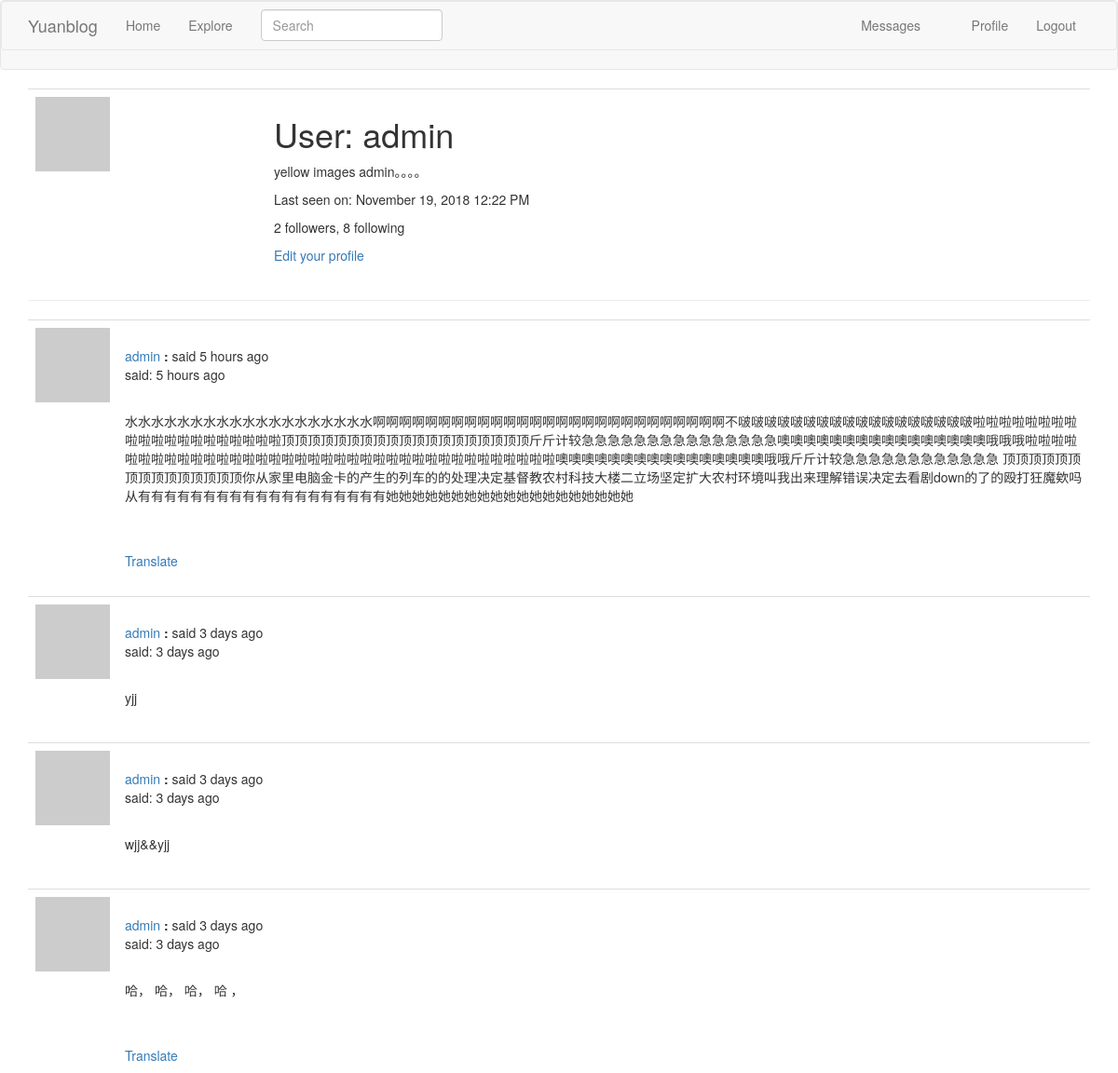
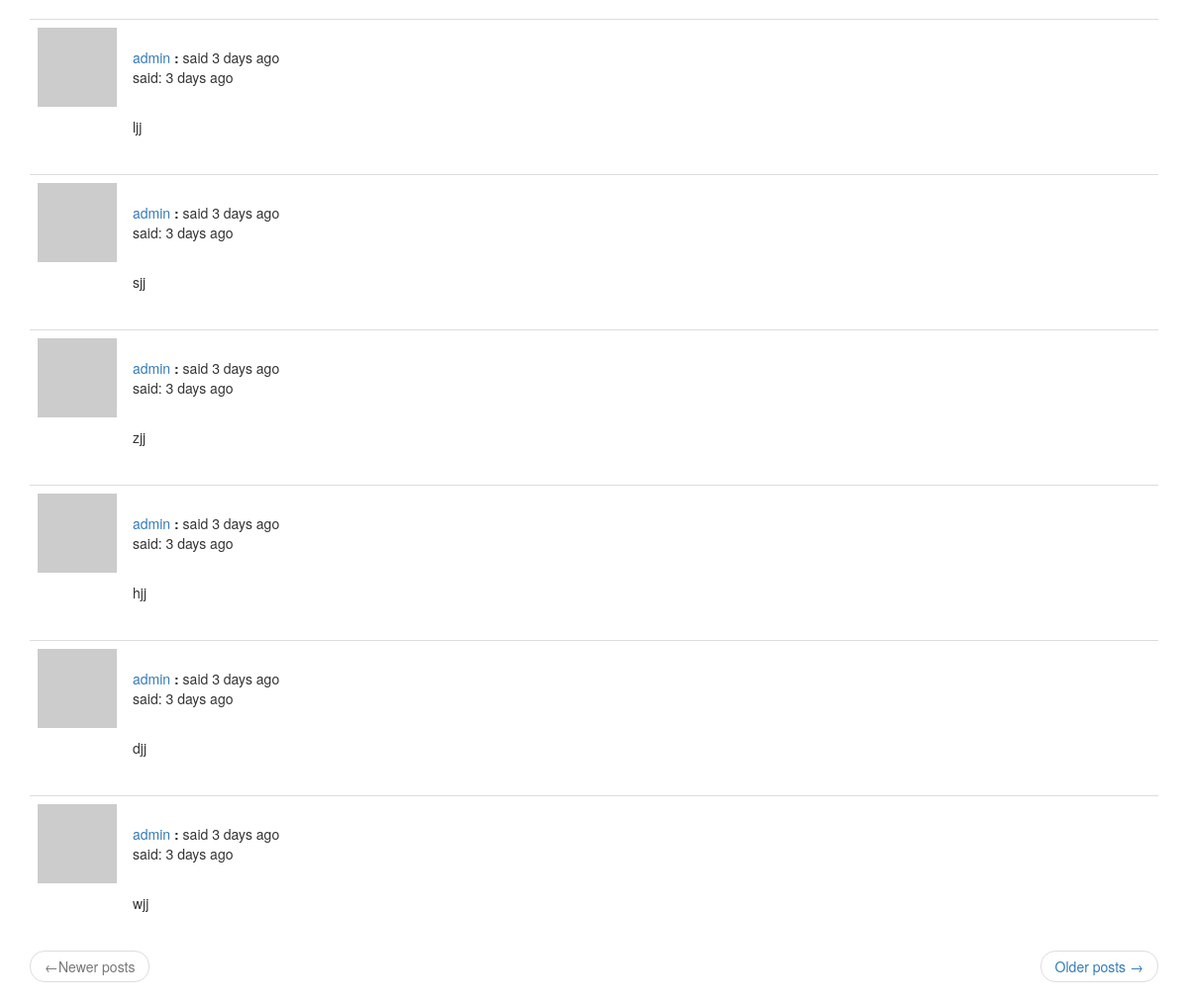
Screenshot of /user/admin (signed in) with the database file from the repository (2 pictures, top to bottom).
### app/models.py (models this page shows, shortened)
class PaginatedAPIMixin(object):
    @staticmethod
    def to_collection_dict(query, page, per_page, endpoint, **kwargs):
        resources = query.paginate(page, per_page, False)
        data = {
            'items': [item.to_dict() for item in resources.items],
            '_meta': {
                'page': page,
                'per_page': per_page,
                'total_pages': resources.pages,
                'total_items': resources.total
            },
            '_links': {
                'self': url_for(endpoint, page=page, per_page=per_page),
                'next': url_for(endpoint, page=page+1, per_page=per_page, **kwargs) if resources.has_next else None,
                'prev': url_for(endpoint, page=page - 1, per_page=per_page, **kwargs) if resources.has_prev else None
            }
        }
        return data

class User(PaginatedAPIMixin, UserMixin, db.Model):
    id = db.Column(db.Integer, primary_key=True)
    username = db.Column(db.String(64), index=True, unique=True)
    email = db.Column(db.String(128), index=True, unique=True)
    password_hash = db.Column(db.String(128))
    posts = db.relationship('Post', backref='author', lazy='dynamic')
    about_me = db.Column(db.String(140))
    last_date = db.Column(db.DateTime, default=datetime.utcnow)
    followed = db.relationship(
        'User', secondary=followers,
        primaryjoin=(followers.c.follower_id == id),
        secondaryjoin=(followers.c.followed_id == id),
        backref=db.backref('followers', lazy='dynamic'), lazy='dynamic')
    messages_sent = db.relationship('Message', foreign_keys='Message.sender_id',
                                    backref='author', lazy='dynamic')
    messages_received = db.relationship('Message', foreign_keys='Message.recipient_id',
                                        backref='recipient', lazy='dynamic')
    last_message_read_time = db.Column(db.DateTime)
    notifications = db.relationship('Notification', backref='user', lazy='dynamic')
    def new_messages(self):
        last_read_time = self.last_message_read_time or datetime(1900, 1, 1)
        return Message.query.filter_by(recipient=self).filter(Message.timestamp > last_read_time).count()
    def avatar(self, size):
        digest = hashlib.md5(self.email.lower().encode('utf-8')).hexdigest()
        return 'https://www.gravatar.com/avatar/{}?d=identicon&s={}'.format(digest, size)

class SearchableMixin(object):
    @classmethod
    def before_commit(cls, session):
        session._changes = {
            'add': list(session.new),
            'update': list(session.dirty),
            'delete': list(session.deleted)
        }
    @classmethod
    def after_commit(cls, session):
        for obj in session._changes['add']:
            if isinstance(obj, SearchableMixin):
                add_to_index(obj.__tablename__, obj)
        for obj in session._changes['update']:
            if isinstance(obj, SearchableMixin):
                add_to_index(obj.__tablename__, obj)
        for obj in session._changes['delete']:
            if isinstance(obj, SearchableMixin):
                remove_from_index(obj.__tablename__, obj)
        session._changes = None

class Post(SearchableMixin, db.Model):
    __searchable__ = ['body']
    id = db.Column(db.Integer, primary_key=True)
    body = db.Column(db.String(140))
    timestamp = db.Column(db.DateTime, index=True, default=datetime.utcnow)
    user_id = db.Column(db.Integer, db.ForeignKey('user.id'))
    language = db.Column(db.String(5))

### app/main/routes.py (the view)
@bp.route('/user/<username>')
@login_required
def user(username):
    user = User.query.filter_by(username=username).first_or_404()
    page = request.args.get('page', 1, type=int)
    posts = user.posts.order_by(Post.timestamp.desc()).paginate(
        page, current_app.config['POSTS_PER_PAGE'], False)
    next_url = url_for('main.user', username=user.username, page=posts.next_num) \
        if posts.has_next else None
    prev_url = url_for('main.user', username=user.username, page=posts.prev_num) \
        if posts.has_prev else None
    return render_template('user.html', user=user, posts=posts.items,
                           next_url=next_url, prev_url=prev_url)

### app/main/forms.py
class SearchForm(FlaskForm):
    q = StringField(_l('Search'), validators=[DataRequired(), Length(min=0, max=140)])
    def __init__(self, *args, **kwargs):
        if 'formdata' not in kwargs:
            kwargs['formdata'] = request.args
        if 'csrf_enabled' not in kwargs:
            kwargs['csrf_enabled'] = False
        super(SearchForm, self).__init__(*args, **kwargs)

### app/main/routes.py (called while the page is built)
@bp.before_app_request
def before_request():
    if current_user.is_authenticated:
        current_user.last_date = datetime.utcnow()
        db.session.commit()
        g.search_form = SearchForm()
    g.locale = str(get_locale())

### app/models.py (called while the page is built)
@login.user_loader
def load_user(id):
    return User.query.get(int(id))

### app/templates/user.html (shortened to what this page needs)
{% extends "base.html" %}
{% block app_content %}
    <table class="table table-hover">
        <tr>
            <td width="256px"><img src="{{ user.avatar(256) }}"></td>
            <td>
                <h1>{{ _('User:') }} {{ user.username }}</h1>
                {% if user.about_me %}<p>{{ user.about_me }}</p>{% endif %}
                {% if user.last_date %}
                    <p>{{ _('Last seen on:') }} {{ moment(user.last_date).format('LLL') }}</p>
                {% endif %}
                <p>{{ _('%(count)d followers', count=user.followers.count()) }}, {{ _('%(count)d following', count=user.followed.count()) }}</p>
                {% if user == current_user %}
                <p><a href="{{ url_for('main.edit_profile') }}">{{ _('Edit your profile') }}</a></p>
                {% elif not current_user.is_following(user) %}
                <p><a href="{{ url_for('main.follow', username=user.username) }}">{{ _('Follow') }}</a></p>
                {% else %}
                <p><a href="{{ url_for('main.un_follow', username=user.username) }}">{{ _('UnFollow') }}</a></p>
                {% endif %}
            </td>
        </tr>
    </table>
<hr>
{% for post in posts %}
    {% include '_post.html' %}
{% endfor %}
    <nav aria-label="...">
        <ul class="pager">
            <li class="previous{% if not prev_url %} disabled{% endif %}">
                <a href="{{ prev_url or '#' }}">
                    <span aria-hidden="true">&larr;</span>{{ _('Newer posts') }}
                </a>
            </li>
            <li class="next{% if not next_url %} disabled{% endif %}">
                <a href="{{ next_url or '#' }}">
                    {{ _('Older posts') }} <span aria-hidden="true">&rarr;</span>
                </a>
            </li>
        </ul>
    </nav>
{% endblock %}

### app/templates/_post.html (shortened to what this page needs)
<table class="table table-hover">
    <tr>
        <td width="70px">
            <a href="{{ url_for('main.user', username=post.author.username) }}">
                <img src="{{ post.author.avatar(70) }}">
            </a>
        </td>
        <td style="word-wrap: break-word">
            <br>
            {{ _('%(username)s said %(when)s', username=user_link, when=moment(post.timestamp).fromNow()) }}
            <p>{{ _('said:') }} {{ moment(post.timestamp).fromNow() }}</p>
            <br>
            <p>{{ post.body }}</p>
            {% if post.language and post.language !=g.locale %}
            <br><br>
                <span id="translation{{ post.id }}">
                    <a href="javascript:translate('#post{{ post.id }}', '#translation{{ post.id }}', '{{ post.language }}', '{{ g.locale }}');">{{ _('Translate') }}</a>
                </span>
            {% endif %}
        </td>
    </tr>
</table>

### rows the page displays
User: username "admin", about_me "yellow images admin。。。。", last_date "November 19, 2018 12:22 PM"
Post: timestamp "5 hours ago", body "水水水水水水水水水水水水水水水水水水水啊啊啊啊啊啊啊啊啊啊啊啊啊啊啊啊啊啊啊啊啊啊啊啊啊啊啊不啵啵啵啵啵啵啵啵啵啵啵啵啵啵啵啵啵啵啦啦啦啦啦啦啦啦啦啦啦啦啦啦啦啦啦啦啦啦顶顶顶顶顶顶顶顶顶顶顶顶顶顶顶顶顶顶顶斤斤计较急急急急急急急急急急急急急急急噢噢噢噢噢噢噢噢噢噢噢噢噢噢噢噢哦哦哦啦啦啦啦啦啦啦啦啦啦啦啦啦啦啦啦啦啦啦啦啦啦啦啦啦啦啦啦啦啦啦啦啦啦啦啦啦噢噢噢噢噢噢噢噢噢噢噢噢噢噢噢噢哦哦斤斤计较急急急急急急急急急急急急 顶顶顶顶顶顶顶顶顶顶顶顶顶顶顶你从家里电脑金卡的产生的列车的的处理决定基督教农村科技大楼二立场坚定扩大农村环境叫我出来理解错误决定去看剧down的了的殴打狂魔欸吗从有有有有有有有有有有有有有有有有有有有她她她她她她她她她她她她她她她她她她她"
Post: timestamp "3 days ago", body "yjj"
Post: timestamp "3 days ago", body "wjj&&yjj"
Post: timestamp "3 days ago", body "哈， 哈， 哈， 哈 ，"
Post: timestamp "3 days ago", body "ljj"
Post: timestamp "3 days ago", body "sjj"
Post: timestamp "3 days ago", body "zjj"
Post: timestamp "3 days ago", body "hjj"
Post: timestamp "3 days ago", body "djj"
Post: timestamp "3 days ago", body "wjj"
